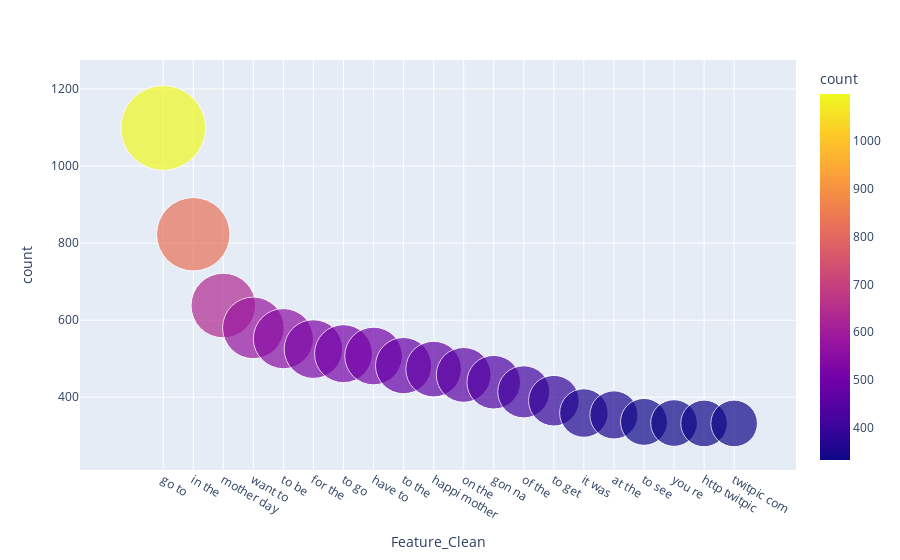

This figure's notebook cell:
### Code cell
## Top 2-gram word combination with their frequencies
def get_top_n_words(corpus, n=None):
    vec = CountVectorizer(ngram_range=(2, 2), max_features=2000).fit(corpus)
    bag_of_words = vec.transform(corpus)
    sum_words = bag_of_words.sum(axis=0) 
    words_freq = [(word, sum_words[0, idx]) for word, idx in vec.vocabulary_.items()]
    words_freq = sorted(words_freq, key=lambda x: x[1], reverse=True)
    return words_freq[:n]

common_words = get_top_n_words(train['Feature_Clean'], 20)
## Bubble plot for the top n words
df = pd.DataFrame(common_words, columns=['Feature_Clean', 'count'])
fig = px.scatter(df, x='Feature_Clean', y='count', size='count', color='count', hover_name='Feature_Clean', size_max=60)
fig.show()

### Figure 1 — Plotly figure (JSON) as saved in the notebook; plotly's stock layout.template omitted (floating-point values rounded to 4 significant figures)
{"data": [{"hovertemplate": "<b>%{hovertext}</b><br><br>Feature_Clean=%{x}<br>count=%{marker.color}<extra></extra>", "hovertext": ["go to", "in the", "mother day", "want to", "to be", "for the", "to go", "have to", "to the", "happi mother", "on the", "gon na", "of the", "to get", "it was", "at the", "to see", "you re", "http twitpic", "twitpic com"], "legendgroup": "", "marker": {"color": [1099, 823, 638, 580, 552, 525, 513, 507, 482, 473, 458, 439, 414, 391, 359, 354, 336, 333, 332, 332], "coloraxis": "coloraxis", "size": [1099, 823, 638, 580, 552, 525, 513, 507, 482, 473, 458, 439, 414, 391, 359, 354, 336, 333, 332, 332], "sizemode": "area", "sizeref": 0.3053, "symbol": "circle"}, "mode": "markers", "name": "", "orientation": "v", "showlegend": false, "type": "scatter", "x": ["go to", "in the", "mother day", "want to", "to be", "for the", "to go", "have to", "to the", "happi mother", "on the", "gon na", "of the", "to get", "it was", "at the", "to see", "you re", "http twitpic", "twitpic com"], "xaxis": "x", "y": [1099, 823, 638, 580, 552, 525, 513, 507, 482, 473, 458, 439, 414, 391, 359, 354, 336, 333, 332, 332], "yaxis": "y"}], "layout": {"coloraxis": {"colorbar": {"title": {"text": "count"}}, "colorscale": [[0, "#0d0887"], [0.1111, "#46039f"], [0.2222, "#7201a8"], [0.3333, "#9c179e"], [0.4444, "#bd3786"], [0.5556, "#d8576b"], [0.6667, "#ed7953"], [0.7778, "#fb9f3a"], [0.8889, "#fdca26"], [1, "#f0f921"]]}, "legend": {"itemsizing": "constant", "tracegroupgap": 0}, "margin": {"t": 60}, "xaxis": {"anchor": "y", "domain": [0, 1], "title": {"text": "Feature_Clean"}}, "yaxis": {"anchor": "x", "domain": [0, 1], "title": {"text": "count"}}}}
